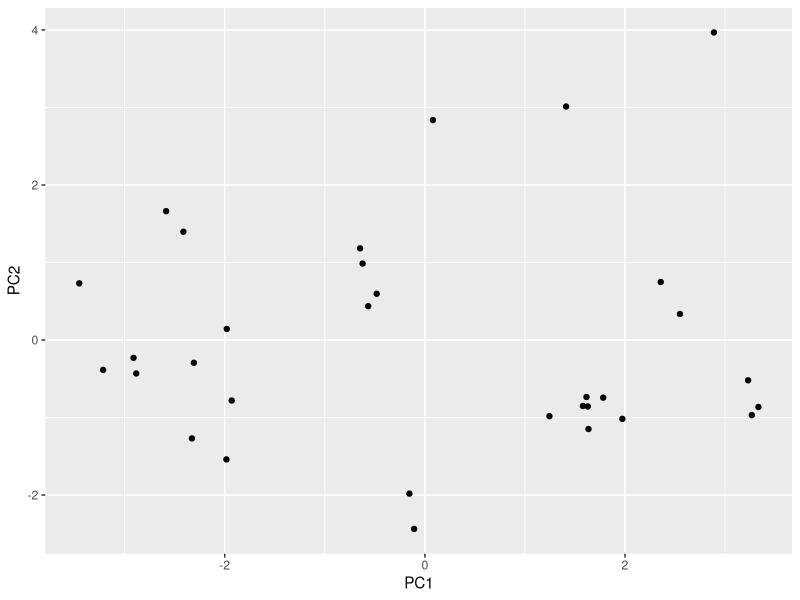
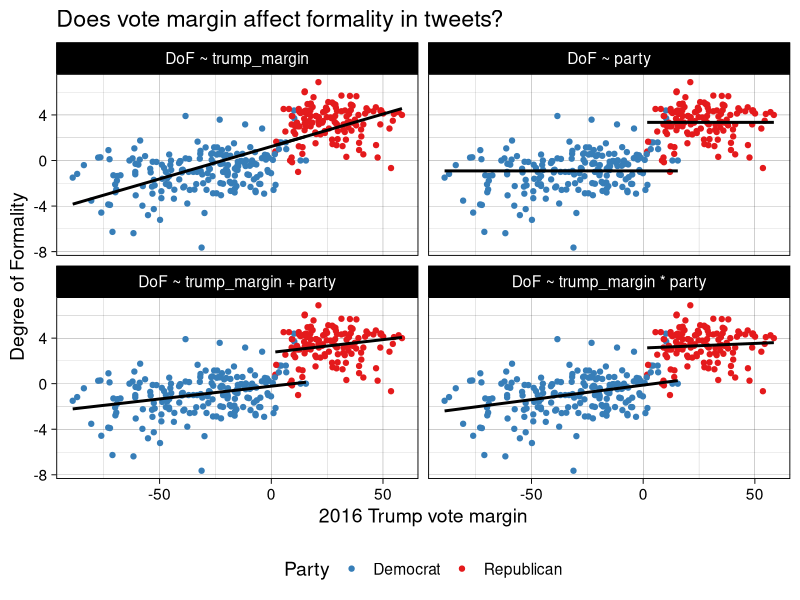

The R source for these figures, in order:
library(tidyverse)

# Exercise 1 helper code

income_data <- read_csv("data/income.csv")

sample_income <- function(n) {
  sampled_data <- sample_n(income_data, size = n, replace = TRUE, weight = Count) %>% 
    mutate(income = map2_dbl(low, high, ~runif(1, .x, .y)))
  
  sampled_data$income
}

sample_height <- function(n) {
  low_n <- ceiling(n/2)
  high_n <- floor(n/2)
  
  low_heights <- rnorm(low_n, mean = 168, sd = 3)
  high_heights <- rnorm(high_n, mean = 178, sd = 3)
  
  c(low_heights, high_heights)
}

sample_nuggety <- function(n) {
  values <- c(1:10, 50)
  weights <- c(1,2,3,4,5,5,4,3,2,1,0.05)
  
  sample(values, size = n, replace = T, prob = weights)
}

# Exercise 4 helper code

x = seq(1, 10, by = 0.5)
perfect_linear <- (2 * x) + 5

set.seed(50)
test_data <- tibble(x, perfect_linear) %>% 
  mutate(
    #Normal noise
    normal_noise = perfect_linear + rnorm(n = length(x), mean = 0, sd = 2),
    
    #Non-normal noise: use exponential distribution
    non_normal_noise = perfect_linear + rexp(n = length(x), rate = 0.5),
    
    #Outliers: normal noise plus 10% chance of adding 8 to the value
    outliers = perfect_linear + 
      rnorm(n = length(x)) + 
      sample(c(0, 8), prob = c(0.9, 0.1), size = length(x), replace = T),
    
    #Non-linear data: make the relationship quadratic instead
    non_linear = x^2 + 5
  ) %>% 
  sample_frac()

# Exercise 5 helper code
tweet_data <- read_csv("data/tweet_data.csv")

just_margin <- lm(DoF ~ trump_margin, data = tweet_data)
just_party  <- lm(DoF ~ party, data = tweet_data)
additive    <- lm(DoF ~ trump_margin + party, data = tweet_data)
interactive <- lm(DoF ~ trump_margin * party, data = tweet_data)

tweet_models <- tweet_data %>% 
  mutate(
    `DoF ~ trump_margin` = predict(just_margin),
    `DoF ~ party` = predict(just_party),
    `DoF ~ trump_margin + party` = predict(additive),
    `DoF ~ trump_margin * party` = predict(interactive)
    ) %>% 
  gather(model, prediction, -c(twitter:trump_margin)) %>% 
  mutate(model = factor(model, levels = c("DoF ~ trump_margin", "DoF ~ party", "DoF ~ trump_margin + party","DoF ~ trump_margin * party"))) %>% 
  ggplot(aes(x = trump_margin, y = DoF, group = party)) +
  geom_point(aes(colour = party)) +
  geom_line(aes(y = prediction), size = 1) +
  facet_wrap(~model) +
  theme_linedraw(base_size = 14) +
  scale_color_brewer(palette="Set1", direction = -1) +
  labs(
    title = "Does vote margin affect formality in tweets?",
    x = "2016 Trump vote margin",
    y = "Degree of Formality",
    colour = "Party"
  ) +
  theme(legend.position = "bottom")


# Exercise 9 helper code

mtcars_scaled <- select(mtcars, -mpg, -am, -vs) %>% scale
mtcars_pca <- prcomp(mtcars_scaled)

mtcars_pca_plot <- mtcars_pca$x %>% 
  as_tibble(rownames = "car") %>% 
  ggplot(aes(x = PC1, y = PC2)) +
  geom_point() 